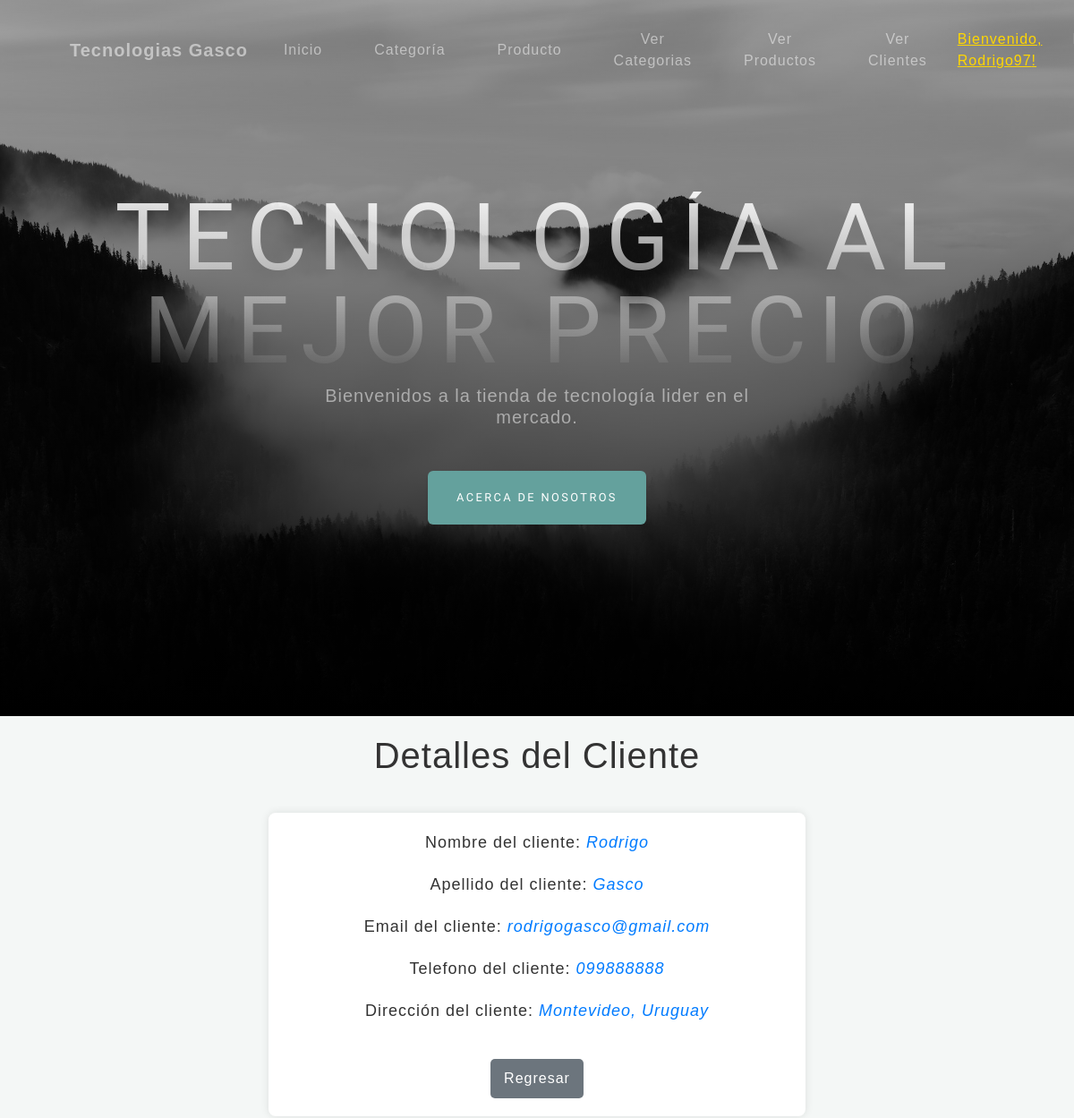
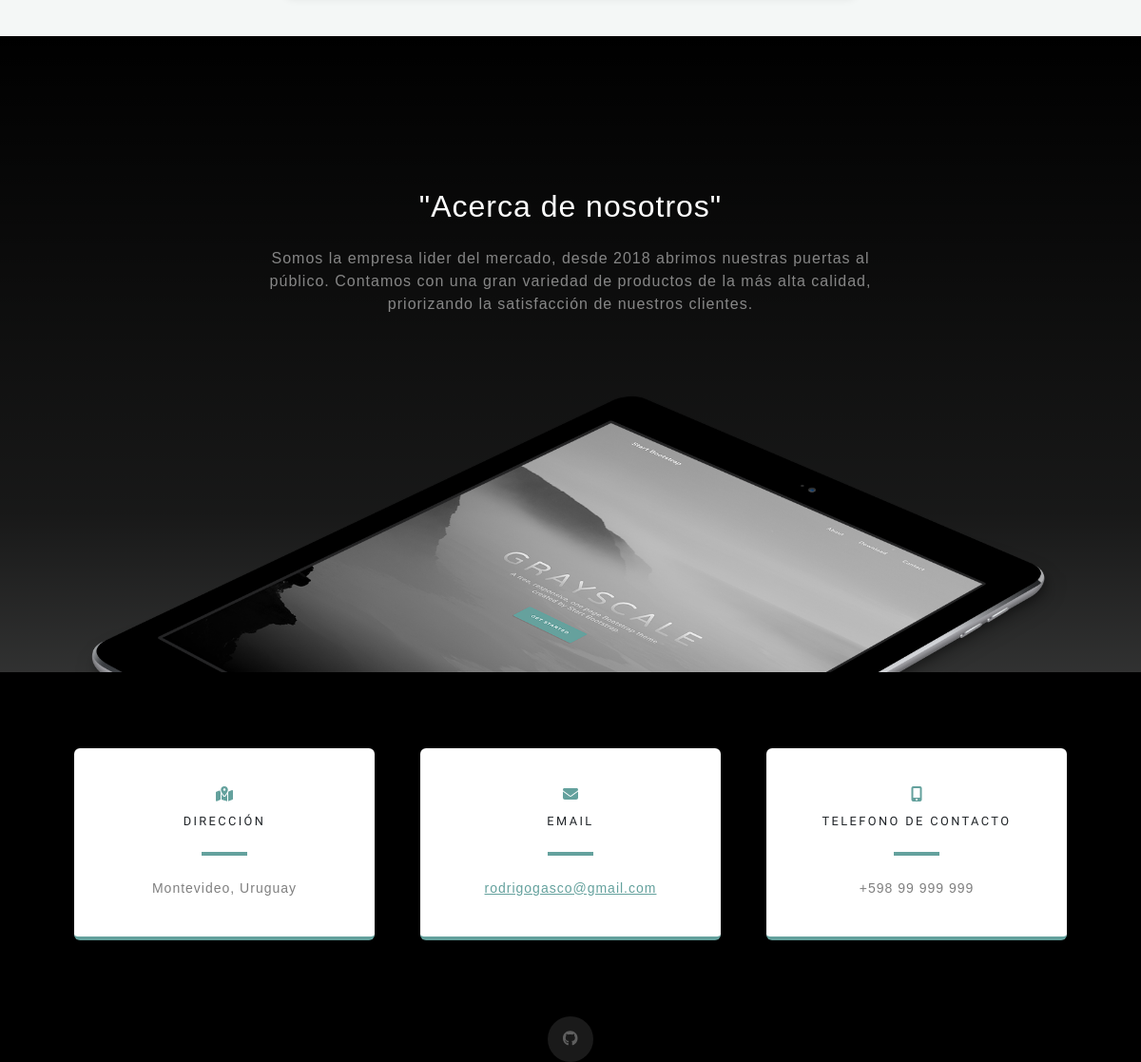
Page /cliente/detalle/5/ (signed in) on the committed database (2 pictures, top to bottom).
### AppGasco/models.py (models this page shows, shortened)
class Cliente(models.Model):
    nombre_cliente = models.CharField(max_length=40)
    apellido = models.CharField(max_length=40)
    email = models.EmailField()
    telefono = models.CharField (max_length=20)
    direccion = models.TextField()

### AppGasco/views_clases.py (the view)
# urls.py: path('cliente/detalle/<int:pk>/', views_clases.ClienteDetalle.as_view(), name='Detail_Cliente'),
class ClienteDetalle(LoginRequiredMixin,DetailView):
    model = Cliente
    template_name = "appgasco/Vistas_Clase_Cliente/cliente_detalle.html"
    login_url = reverse_lazy('Login')

### AppGasco/templates/appgasco/Vistas_Clase_Cliente/cliente_detalle.html (shortened to what this page needs)
{% extends 'AppGasco/index.html' %}
{% load static %}
{% block main %}
<h1>Detalles del Cliente</h1>
<div class="cliente-details">
    <p>Nombre del cliente: <i>{{ cliente.nombre_cliente }}</i></p>
    <p>Apellido del cliente: <i>{{ cliente.apellido }}</i></p>
    <p>Email del cliente: <i>{{ cliente.email }}</i></p>
    <p>Telefono del cliente: <i>{{ cliente.telefono }}</i></p>
    <p>Dirección del cliente: <i>{{ cliente.direccion }}</i></p>
    <a href="{% url 'List_Cliente' %}" class="back-button">Regresar</a>
</div>
{% endblock main %}

### AppGasco/templates/appgasco/index.html (shortened to what this page needs)
{% load static %}
<!DOCTYPE html>
<html lang="en">
    <head>
        <link href="css/styles.css" rel="stylesheet" />
        <link href="{%  static 'appgasco/css/styles.css' %}" rel="stylesheet" />
        <head>
        </head>
        <body id="page-top">
            <nav class="navbar navbar-expand-lg navbar-light fixed-top" id="mainNav">
                <div class="container px-4 px-lg-5">
                    <a class="navbar-brand" href="{% url 'inicio' %}">Tecnologias Gasco</a>
                    <div class="collapse navbar-collapse" id="navbarResponsive">
                        <ul class="navbar-nav ms-auto">
                            <li class="nav-item"><a class="nav-link" href="{% url 'inicio' %}">Inicio</a></li>
                            <li class="nav-item"><a class="nav-link" href="{% url 'categoria' %}">Categoría</a></li>
                            <li class="nav-item"><a class="nav-link" href="{% url 'producto' %}">Producto</a></li>
                            <li class="nav-item"><a class="nav-link" href="{% url 'List_Categoria' %}">Ver Categorias</a></li>
                            <li class="nav-item"><a class="nav-link" href="{% url 'List_Producto' %}">Ver Productos</a></li>
                            <li class="nav-item"><a class="nav-link" href="{% url 'List_Cliente' %}">Ver Clientes</a></li>
                            {% if user.is_authenticated %}
                                <li class="nav-item">
                                    <span class="welcome-message">Bienvenido, {{ user.username }}!</span>
                                </li>
                                <li class="nav-item">
                                    <a class="nav-link" href="{% url 'EditarPerfil' %}">Editar Perfil</a>
                                </li>
                            {% else %}
                                <li class="nav-item"><a class="nav-link" href="{% url 'Login' %}">Iniciar Sesión</a></li>
                                <li class="nav-item"><a class="nav-link" href="{% url 'Register' %}">Registrarse</a></li>
                            {% endif %}
                        </ul>
                    </div>
                </div>
            </nav>
        </body>
        <header class="masthead">
            <div class="container px-4 px-lg-5 d-flex h-100 align-items-center justify-content-center">
                <div class="d-flex justify-content-center">
                    <div class="text-center">
                        <h1 class="mx-auto my-0 text-uppercase">TECNOLOGÍA AL MEJOR PRECIO</h1>
                        <h2 class="text-white-50 mx-auto mt-2 mb-5">Bienvenidos a la tienda de tecnología lider en el mercado.</h2>
                        <a class="btn btn-primary" href="#about">Acerca de nosotros</a>
                    </div>
                </div>
            </div>
        </header>
        {% block main %}{% endblock main %}
        <section class="about-section text-center" id="about">
            <div class="container px-4 px-lg-5">
                <div class="row gx-4 gx-lg-5 justify-content-center">
                    <div class="col-lg-8">
                        <h2 class="text-white mb-4">"Acerca de nosotros"</h2>
                        <p class="text-white-50">
                            Somos la empresa lider del mercado, desde 2018 abrimos nuestras puertas al público. Contamos con una gran variedad de productos de la más alta calidad, priorizando la satisfacción de nuestros clientes.</a>
                        </p>
                    </div>
                </div>
                <img class="img-fluid" src="assets/img/ipad.png" alt="..." />
            </div>
        </section>
        <section class="contact-section bg-black">
            <div class="container px-4 px-lg-5">
                <div class="row gx-4 gx-lg-5">
                    <div class="col-md-4 mb-3 mb-md-0">
                        <div class="card py-4 h-100">
                            <div class="card-body text-center">
                                <i class="fas fa-map-marked-alt text-primary mb-2"></i>
                                <h4 class="text-uppercase m-0">Dirección</h4>
                                <hr class="my-4 mx-auto" />
                                <div class="small text-black-50">Montevideo, Uruguay</div>
                            </div>
                        </div>
                    </div>
                    <div class="col-md-4 mb-3 mb-md-0">
                        <div class="card py-4 h-100">
                            <div class="card-body text-center">
                                <i class="fas fa-envelope text-primary mb-2"></i>
                                <h4 class="text-uppercase m-0">Email</h4>
                                <hr class="my-4 mx-auto" />
                                <div class="small text-black-50"><a href="#!">rodrigogasco@gmail.com</a></div>
                            </div>
                        </div>
                    </div>
                    <div class="col-md-4 mb-3 mb-md-0">
                        <div class="card py-4 h-100">
                            <div class="card-body text-center">
                                <i class="fas fa-mobile-alt text-primary mb-2"></i>
                                <h4 class="text-uppercase m-0">Telefono de contacto</h4>
                                <hr class="my-4 mx-auto" />
                                <div class="small text-black-50">+598 99 999 999</div>
                            </div>
                        </div>
                    </div>
                </div>
                <div class="social d-flex justify-content-center">
                    <a class="mx-2" href="#!"><i class="fab fa-github"></i></a>
                </div>
            </div>
        </section>

### AppGasco/templates/appgasco/index.html (style rules this page uses)
.navbar-nav .nav-item .nav-link { padding: 10px 15px; text-align: center; display: block; font-size: 1rem; }
.navbar-nav .nav-item { margin: 0; }
.navbar-nav { display: flex; gap: 10px; align-items: center; }
.navbar-collapse { justify-content: flex-end; }
.navbar-nav .welcome-message { color: #FFD700; font-size: 1rem; text-decoration: underline; line-height: 1.5; display: flex; align-items: center; }

### AppGasco/templates/appgasco/Vistas_Clase_Cliente/cliente_detalle.html (style rules this page uses)
body { font-family: Arial, sans-serif; background-color: #f4f7f6; margin: 0; padding: 0; }
h1 { color: #333; text-align: center; margin-top: 20px; }
.cliente-details { width: 50%; margin: 40px auto; padding: 20px; background-color: #fff; border-radius: 8px; box-shadow: 0 0 10px rgba(0, 0, 0, 0.1); text-align: center; }
.cliente-details p { color: #333; font-size: 18px; margin-bottom: 20px; }
.cliente-details i { font-style: italic; color: #007bff; }
.back-button { display: inline-block; margin-top: 20px; padding: 10px 15px; background-color: #6c757d; color: #fff; border-radius: 5px; text-decoration: none; font-size: 16px; transition: background-color 0.3s ease; }

### rows in the picture
Cliente: nombre_cliente "Rodrigo", apellido "Gasco", email "rodrigogasco@gmail.com", telefono "099888888", direccion "Montevideo, Uruguay"

### other values in the picture
{{ user.username }} "Rodrigo97"
